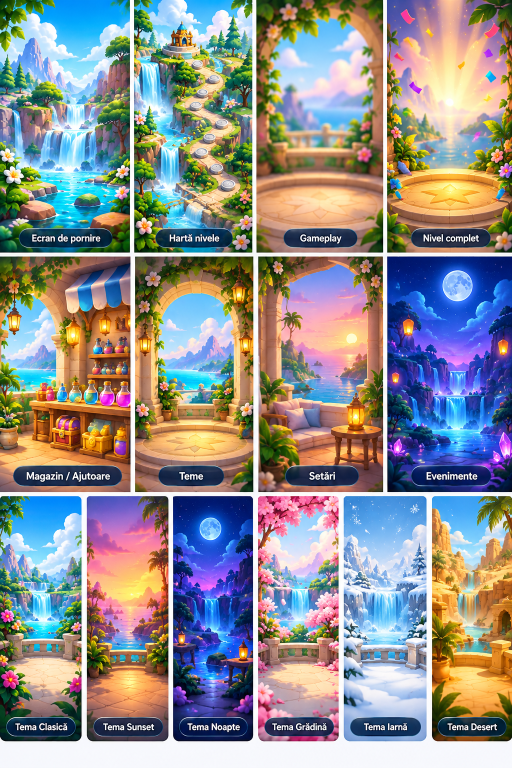
#> input picture Veliqora/Assets/_Veliqora/Art/Source/veliqora_backgrounds_sheet.png, 1024 x 1536 px (shown at 1/2 size)
$ python import_art.py ../../Assets/_Veliqora/Art/Source/veliqora_backgrounds_sheet.png ../../Assets/_Veliqora/Art/Source/veliqora_assets_sheet.png ../../Assets/_Veliqora/Art/Source/veliqora_assets_sheet.png
#> lines starting #> are read from the running program, lines starting #| are printed output that depends on the picture
#!/usr/bin/env python3
"""One-shot importer for the user-supplied VELIQORA art sheets.

  python3 -I import_art.py <backgrounds_sheet.png> <asset_sheet.png> <unity_project_root>

Writes into Assets/_Veliqora/Resources/Veliqora/Art/:
  Backgrounds/  screen_*.png (8 screens) and theme_*.png (6 themes), labels cropped away
  Icons/        Coin, Star, StarEmpty, Chest, ChestOpen, Heart, Gem, Crown (glyph-style icons)
  Buttons/      Back, Pause, Restart, Undo, Bulb, BottlePlus, Shuffle (full round buttons, badges removed),
                pill_green / pill_blue / pill_purple (9-slice pills), sign_wood (title sign)
  Effects/      fx_crown_burst, fx_star_burst, fx_confetti_star
  Bottles/      glass_*.png + bottle_shapes.json (normalized convex interior polygon + aspect per glass)
and copies both source sheets to Assets/_Veliqora/Art/Source/ (not in Resources, so not shipped).
"""
import json, os, shutil, subprocess, sys
import numpy as np
from PIL import Image

BG_SHEET, ASSET_SHEET, ROOT = sys.argv[1], sys.argv[2], sys.argv[3]
ART = os.path.join(ROOT, 'Assets/_Veliqora/Resources/Veliqora/Art')
for d in ('Backgrounds', 'Icons', 'Buttons', 'Effects', 'Bottles'):
    os.makedirs(os.path.join(ART, d), exist_ok=True)
src_dir = os.path.join(ROOT, 'Assets/_Veliqora/Art/Source')
os.makedirs(src_dir, exist_ok=True)
shutil.copy(BG_SHEET, os.path.join(src_dir, 'veliqora_backgrounds_sheet.png'))
shutil.copy(ASSET_SHEET, os.path.join(src_dir, 'veliqora_assets_sheet.png'))

# ---------------- backgrounds ----------------
# Panel bounds measured from the white separators; bottom edge stops above the baked-in label pill.
INSET = 7
PANELS = {
    'screen_home': (0, 0, 260, 448), 'screen_map': (268, 0, 505, 448),
    'screen_gameplay': (512, 0, 767, 448), 'screen_complete': (774, 0, 1024, 448),
    'screen_shop': (0, 513, 261, 925), 'screen_themes': (270, 513, 507, 925),
    'screen_settings': (516, 513, 767, 925), 'screen_events': (774, 513, 1024, 925),
    'theme_valley': (0, 992, 163, 1424), 'theme_sunset': (173, 992, 337, 1424),
    'theme_night': (346, 992, 507, 1424), 'theme_garden': (516, 992, 678, 1424),
    'theme_winter': (687, 992, 853, 1424), 'theme_desert': (864, 992, 1024, 1424),
}
bg = Image.open(BG_SHEET).convert('RGB')
#> bg is the input picture: PIL image 1024x1536 RGB; mean R, G, B 143.9, 143.1, 143.6
for name, (x0, y0, x1, y1) in PANELS.items():
    crop = bg.crop((x0 + INSET, y0 + INSET, x1 - INSET, y1))
    # 2x Lanczos upscale: smoother than letting the GPU bilinear-stretch a ~250px image to 1080px.
    crop = crop.resize((crop.width * 2, crop.height * 2), Image.LANCZOS)
    crop.save(os.path.join(ART, 'Backgrounds', name + '.png'))
#> this loop made 14 passes
#> pass 1, `crop = bg.crop((x0 + INSET, y0 + INSET, x1 - INSET, y1))`:
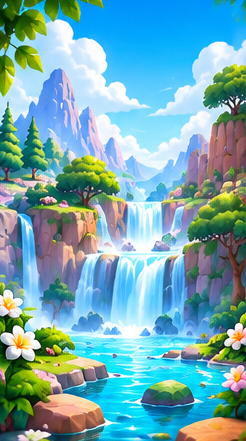
#> crop: PIL image 246x441 RGB; mean R, G, B 115.8, 168.6, 177.3
#> pass 1, `crop = crop.resize((crop.width * 2, crop.height * 2), Image.LANCZOS)`:
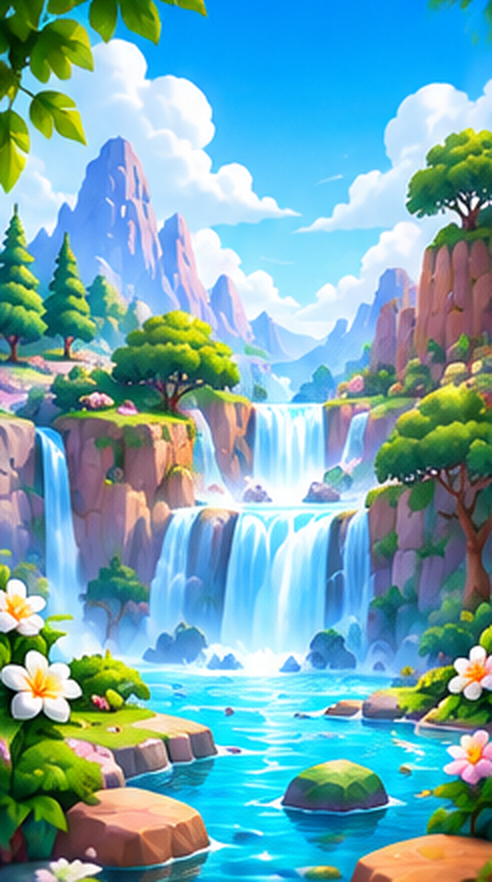
#> crop: PIL image 492x882 RGB; mean R, G, B 115.8, 168.6, 177.3
#> pass 2, `crop = bg.crop((x0 + INSET, y0 + INSET, x1 - INSET, y1))`:
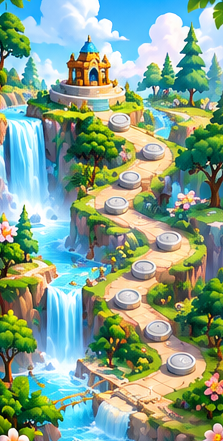
#> crop: PIL image 223x441 RGB; mean R, G, B 132.8, 162.3, 139.3
#> pass 2, `crop = crop.resize((crop.width * 2, crop.height * 2), Image.LANCZOS)`:
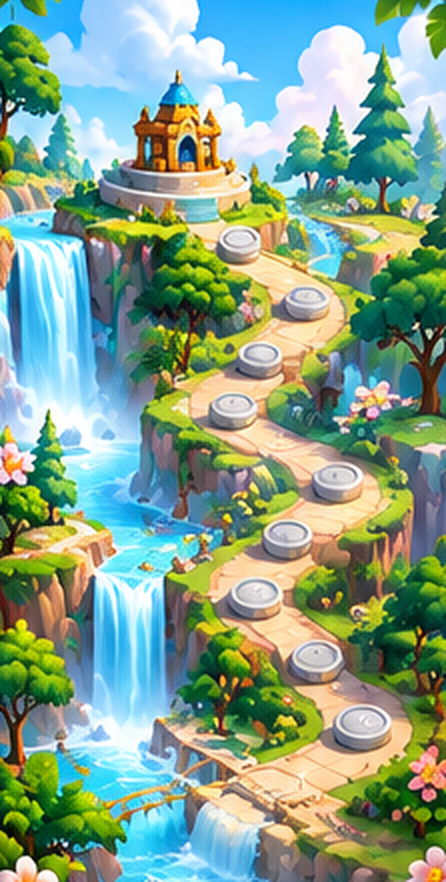
#> crop: PIL image 446x882 RGB; mean R, G, B 132.8, 162.3, 139.3
#> after the loop:
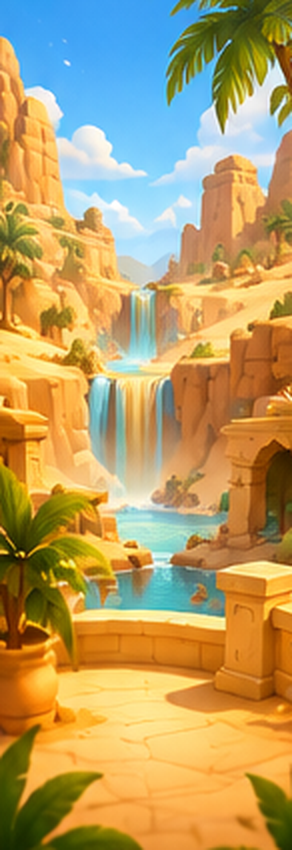
#> crop: PIL image 292x850 RGB; mean R, G, B 183.8, 157.6, 101

# ---------------- asset sheet ----------------
tmp = os.path.join(ROOT, 'Temp', 'art_extract')
os.makedirs(tmp, exist_ok=True)
here = os.path.dirname(os.path.abspath(__file__))
subprocess.check_call([sys.executable, '-I', os.path.join(here, 'extract_sheet.py'), ASSET_SHEET, tmp])
#> (this line was passed over: subprocess is not available in this run)

def move(src, dst):
    shutil.copy(os.path.join(tmp, src + '.png'), os.path.join(ART, dst + '.png'))

for n in ('Coin', 'Star', 'StarEmpty', 'Chest', 'Heart', 'Gem', 'Crown'):
    move('icon_' + n, 'Icons/' + n)
move('icon_Chest', 'Icons/ChestOpen')
for n in ('Back', 'Pause', 'Restart', 'Undo', 'Bulb', 'BottlePlus', 'Shuffle'):
    move('icon_' + n, 'Buttons/' + n)
for n in ('pill_green', 'pill_blue', 'pill_purple', 'sign_wood'):
    move(n, 'Buttons/' + n)
for n in ('fx_crown_burst', 'fx_star_burst', 'fx_confetti_star'):
    move(n, 'Effects/' + n)

# ---------------- authored bottles: derive the liquid interior ----------------
def cross(o, a, b): return (a[0] - o[0]) * (b[1] - o[1]) - (a[1] - o[1]) * (b[0] - o[0])

def hull(pts):
    pts = sorted(set(pts))
    lo, up = [], []
    for p in pts:
        while len(lo) >= 2 and cross(lo[-2], lo[-1], p) <= 0: lo.pop()
        lo.append(p)
    for p in reversed(pts):
        while len(up) >= 2 and cross(up[-2], up[-1], p) <= 0: up.pop()
        up.append(p)
    return lo[:-1] + up[:-1]  # counter-clockwise

shapes = {}
for name in ('glass_milk', 'glass_cork', 'glass_cone', 'glass_cap'):
    move(name, 'Bottles/' + name)
#> (the run stopped early here; a loop or call above may not have finished)
